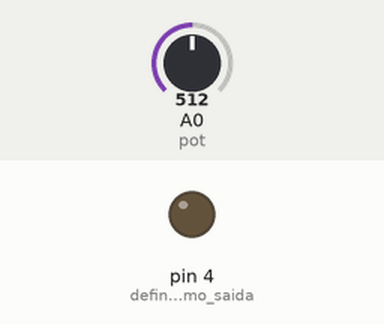
Recording of a sketch running on a simulated Arduino Uno, built with avr-gcc and run on an emulated ATmega328P. Shown: output pins drawn as LEDs (lit = HIGH). Inputs (shaded band) come from the test bench; at power-on: A0 (pot) = 512. What the sketch prints to the serial monitor is not drawn.

Above: at 0.1 s.
At 1.1 s:
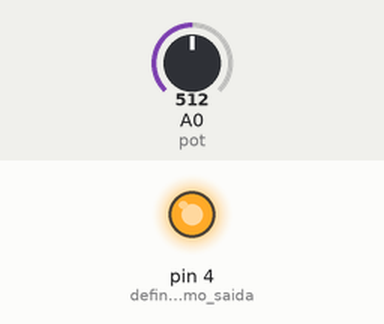
Timing chart, 0 to 2.6 s (numbered marks = the images above):
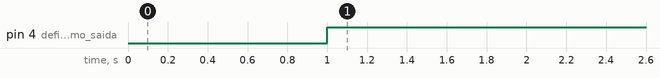

The sketch:

lesson_4.ino
```cpp
int pot = A0;
int valor;

void setup()
{
  Serial.begin (9600);
  pinMode (4, OUTPUT);//definir pino 4 como saida
  pinMode (A0, INPUT);//definir pino A0 como entrada
}

void loop()
{
  valor = analogRead (pot);
  Serial.println (valor);
  Serial.print ("Valor Decimal = ");
  delay (1000);

  if (analogRead (A0) > 100){//se o valor do A0 for maior que 100
    digitalWrite (4, HIGH);//pino 4 receba 5V
  } else{
    digitalWrite (4, LOW);//Senão, apague o LED
  }
  delay(1000);
}
```

Measured:
- by itself, pin 4 (definir_pino_4_como_saida): LOW → HIGH at 1.0 s
